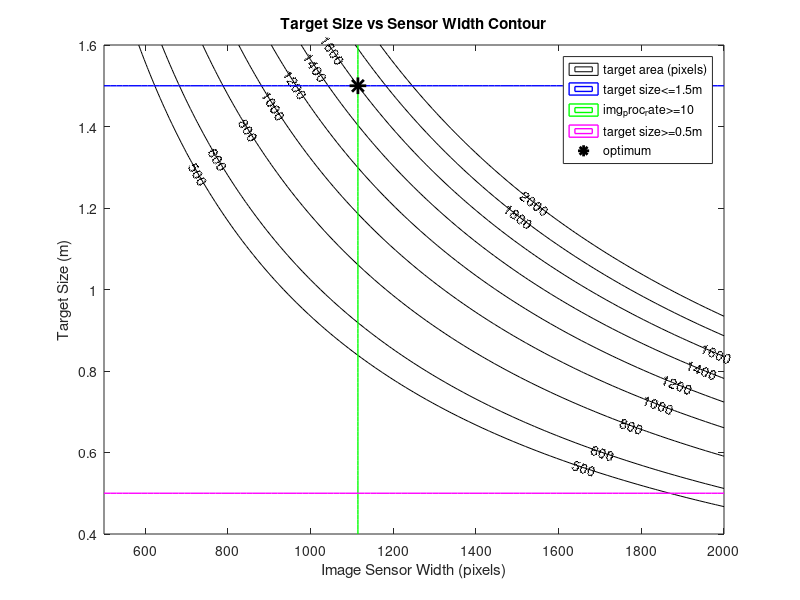

MATLAB code to generate this figure:
% This script constructs a contour plot for the fov optimization
clc
clear
close all

% height vs. focal length
res = 100;

% limits for zoomed out view
ss_pix_min = 500;
ss_pix_max = 2000;
ts_min = 0.4;
ts_max = 1.6;

[ss_pix,ts] = meshgrid(ss_pix_min:(ss_pix_max - ss_pix_min)/res:ss_pix_max, ts_min:(ts_max - ts_min)/res:ts_max);

target_area_pix = zeros(res+1);
rate_proc = zeros(res+1);
% fov = zeros(res+1);


% constants
ss_physical = 1/3;
F_safe = 2;
min_target_pixels = 800;

% optimums for the variables (from optimization)
%ss_pix = 1114.286537365992;  % optimal pixel size
%ts = 1.499999999828;  % optimal target size

height = 29.999;
fl = 0.004297954694;
% h_opt_low = 13.99;
% fl_opt_low = 0.002;
% h_opt_mid = 22;
% fl_opt_mid = 0.003148862;

% design variables at mesh points
% [fl,height] = meshgrid(fl_min:(fl_max - fl_min)/res:fl_max, h_min:(h_max - h_min)/res:h_max);
 
% equations
ss_w = ss_physical * sqrt(2)/2;  % physical sensor width (inches)
ss_w = ss_w * 0.0254;  % convert sensor width to meters
for i=1:length(ss_pix)
    for j=1:length(ss_pix)
        v = 2 * atan(ss_w/(2*fl));  % angular field of view of the camera
        fov_w = 2 * (height * tan(v/2));  % width of rectangular region camera can see
        fov_h = fov_w;  % height of rectangular region camera can see
        fov = (fov_w * fov_h);  % area in square meters that camera can see
        
        u_target = (fl/height) * (ts(i,j)/2);  % projection of the target onto the image plane (meters)
        v_target = u_target;  % same as above since target is square (meters)
        pix_size = ss_w/ss_pix(i,j);  % pixel size (meters)
        target_area_pix(i,j) = (2 * u_target/pix_size) * (2 * v_target/pix_size);  % area of target in pixels
        
        tpp = 8.0539e-8;  % time it takes to process each pixel (found from experimentation)
        t_proc = tpp * ss_pix(i,j)^2;  % time to process the image
        rate_proc(i,j) = 1/t_proc;  % rate at which images can be processed
    end
end




 
figure(1)
% [C,h] = contour(fl,height,fov,[500:100:2000],'k');
[C1,h1] = contour(ss_pix,ts,target_area_pix,[500, 600, 800, 1000, 1200, 1400, 1600, 1800, 2000],'k');
clabel(C1,h1,'Labelspacing',250);
title('Target Size vs Sensor Width Contour');
xlabel('Image Sensor Width (pixels)');
ylabel('Target Size (m)');
hold on;

contour(ss_pix,ts,(ts - 1.5),[0.0,0.0],'b-','LineWidth',1);
contour(ss_pix,ts,(-rate_proc + 10),[0.0,0.0],'g-','LineWidth',1);
contour(ss_pix,ts,(ts - 0.5),[0.0,0.0],'m-','LineWidth',1);
plot(1114.3, 1.5, 'k*','MarkerSize',12,'LineWidth',2)

% show a legend
legend('target area (pixels)','target size<=1.5m','img_proc_rate>=10','target size>=0.5m', 'optimum')
   
